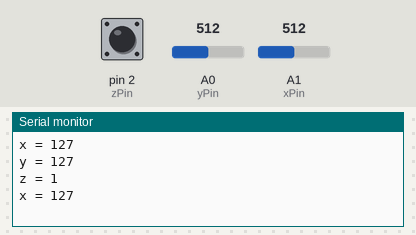
A sketch run on a simulated Arduino Uno, built with avr-gcc and run on an emulated ATmega328P. Parts: the last lines printed to the serial monitor. The inputs (shaded band) are chosen by the test bench; at power-on: A0 (yPin) = 512, A1 (xPin) = 512, pin 2 (zPin) HIGH.

Above: at 3.8 s.
3.9 s: A0 (yPin) set to 716
At 4.8 s:
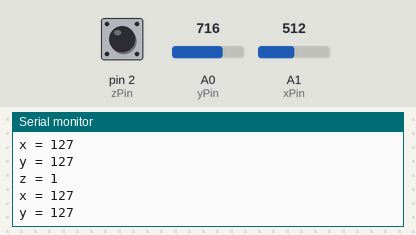
7.8 s: A1 (xPin) set to 716
At 8.8 s:
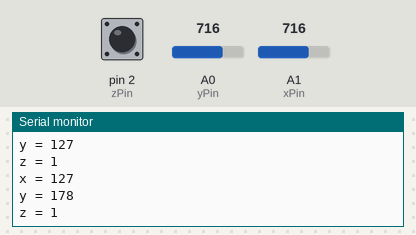
11.7 s: pin 2 (zPin) pulled LOW for 3 s
At 14.8 s:
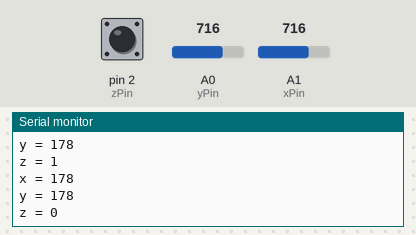
16.2 s: A0 (yPin) set to 900
At 17.5 s:
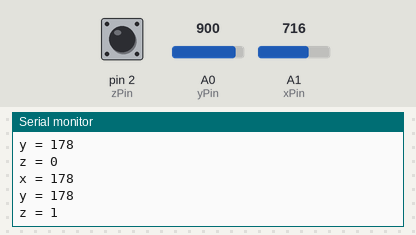
20.1 s: A1 (xPin) set to 900
At 20.1 s:
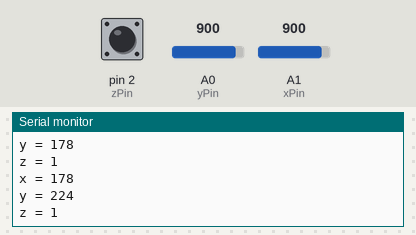
Timing chart, 0 to 23.1 s (numbered marks = the images above; inputs shaded):
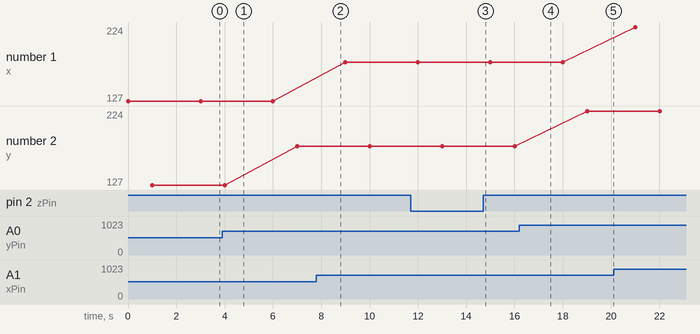

The sketch:

sketch_may24a.ino
```cpp
// Define ports:
int xPin = A1;
int yPin = A0;
int zPin = 2;

// Declare variables for positions:
int xPosition, yPosition, zPosition;

void setup() {
  // Initialize serial communications at 9600 bps:
  Serial.begin(9600);

  // Initialize pin modes:
  pinMode(xPin, INPUT);
  pinMode(yPin, INPUT);
  pinMode(zPin, INPUT_PULLUP);
}

void loop() {
  // Read values from analogic port:
  xPosition = analogRead(xPin);
  yPosition = analogRead(yPin);
  // Read value from digital port:
  zPosition = digitalRead(zPin);

  // Remap (0, 1023) -> (0, 255):
  xPosition = map(xPosition, 0, 1023, 0, 255); // Remapeamos para que sea de entrada analógica a digital. 1023 es el máx y lo cambiamos a 255 máx de PWM.
  yPosition = map(yPosition, 0, 1023, 0, 255);


  // Print (x, y) values:
  Serial.print("x = ");
  Serial.println(xPosition);
  delay(1000);
  Serial.print("y = ");
  Serial.println(yPosition);
  delay(1000);

  // Print z value:
  Serial.print("z = ");
  Serial.println(zPosition); // Agregamos el punto y coma al final de la línea

  delay(1000);
}
```

Measured:
- after the input at 11.7 s, the serial monitor: prints a new line after 2.3 s (image 3)
- plotted number 2: 127 → 178 after the input at 3.9 s, 178 → 224 after the input at 16.2 s
